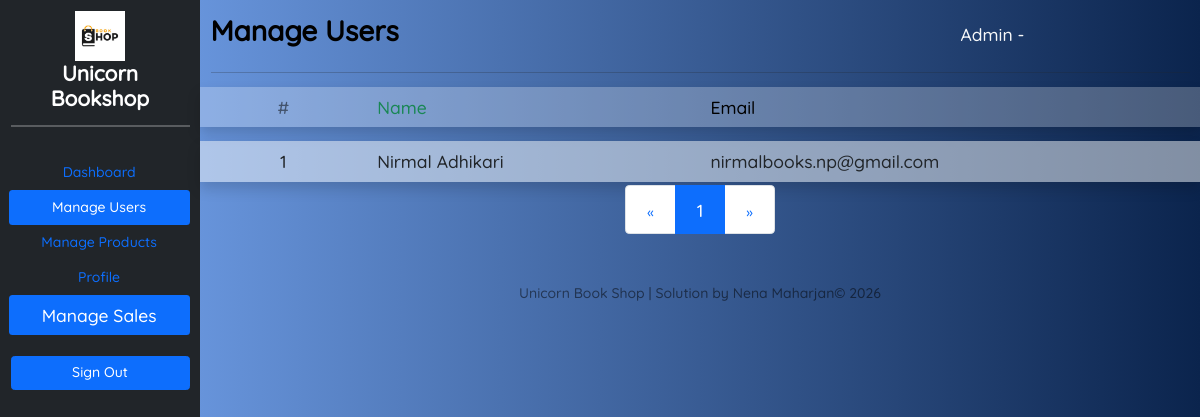
The page /bookshop/manageUsers.php on the database its author committed.
### tables this page shows
CREATE TABLE IF NOT EXISTS `user` (
  `fname` varchar(50) NOT NULL,
  `lname` varchar(45) NOT NULL,
  `email` varchar(100) NOT NULL,
  `password` varchar(20) NOT NULL,
  `mobile` varchar(10) NOT NULL,
  `joined_date` datetime NOT NULL,
  `verification_code` varchar(20) DEFAULT NULL,
  `gender_gender_id` int NOT NULL,
  `status_status_id` int NOT NULL,
  PRIMARY KEY (`email`),
  KEY `fk_user_gender_idx` (`gender_gender_id`),
  KEY `fk_user_status1_idx` (`status_status_id`),
  CONSTRAINT `fk_user_gender` FOREIGN KEY (`gender_gender_id`) REFERENCES `gender` (`gender_id`),
  CONSTRAINT `fk_user_status1` FOREIGN KEY (`status_status_id`) REFERENCES `status` (`status_id`)
);

### bookshop/Database.php (called while the page is built, shortened)
<?php
class Connection {
    private static $server = "localhost";
    private static $user = "root";
    private static $password = "";
    private static $db = "ebookstore";
    public static $connection;
    private static function createConnection(){
        if (!isset($connection)){
             Connection::$connection = new mysqli(Connection::$server, Connection::$user, Connection::$password, Connection::$db);
            }
    }
    public static function select($query){
        return Connection::$connection->query($query);
    }
}
?>

### bookshop/manageUsers.php (the view, shortened to what this page needs)
<?php
require "Database.php";
?>
<!DOCTYPE html>
<html>
<head>
    <link rel="stylesheet" href="bootstrap.css" />
    <link rel="stylesheet" href="https://cdn.jsdelivr.net/npm/bootstrap-icons@1.9.1/font/bootstrap-icons.css">
    <link rel="stylesheet" href="style.css" />
</head>
<body style="background-color: #74EBD5;background-image: linear-gradient(90deg,#79aaf7 0%,#0b244d 100%);">
    <div class="container-fluid">
        <div class="row">
            <div class="col-12 col-lg-2">
                <div class="row">
                    <div class="col-12 align-items-start bg-dark vh-100">
                        <div class="row g-1 text-center">
                            <div class="col-12 mt-3">
                                <div class="adminLogo"></div>
                                <h4 class="text-white fw-bold">Unicorn Bookshop</h4>
                                <hr class="border border-1 border-white" />
                            </div>
                            <div class="nav flex-column nav-pills me-3 mt-3" role="tablist" aria-orientation="vertical">
                                <nav class="nav flex-column">
                                    <a class="nav-link" aria-current="page" href="adminPanel.php">Dashboard</a>
                                    <a class="nav-link active" href="manageUsers.php">Manage Users</a>
                                    <a class="nav-link" href="manageProducts.php">Manage Products</a>
                                    <a class="nav-link" href="#" data-bs-toggle="modal" data-bs-target="#profileModal">Profile</a>
                                    <a class="nav-link active fs-5" href="manageSales.php">Manage Sales</a>
                                </nav>
                            </div>
                            <div class="col-12 mt-4">
                                <a class="btn btn-primary col-12" href="adminSignOutProcess.php">Sign Out</a>
                            </div>
                        </div>
                    </div>
                </div>
            </div>
            <div class="col-12 col-lg-10">
                <div class="row">
                    <div class="text-black fw-bold mb-1 mt-3 col-9">
                        <h2 class="fw-bold">Manage Users</h2>
                    </div>
                    <div class="col-3 mt-4 mb-1 align-self-center" id="dashName">
                        <h4 class="text-light fs-5">Admin - <?php echo $_SESSION["au"]["fname"] . " " . $_SESSION["au"]["lname"]; ?></h4>
                    </div>
                    <div class="col-12">
                        <hr />
                    </div>
                    <div class="col-12 pt-2 pb-2 bg-white bg-opacity-25 shadow">
                        <div class="row">
                            <div class="col-2 text-center">
                                <label class="fs-5 text-black-50 text-break">#</label>
                            </div>
                            <div class="col-4">
                                <label class="fs-5 text-success text-break">Name</label>
                            </div>
                            <div class="col-6">
                                <label class="fs-5 text-black text-break">Email</label>
                            </div>
                        </div>
                    </div>
                    <?php
                    $query = "SELECT * FROM `user`";
                    if (isset($_GET["page"])) {
                        $pageno = $_GET["page"];
                    } else {
                        $pageno = 1;
                    }
                    $user_rs = Connection::select($query);
                    $user_num = $user_rs->num_rows;
                    $results_per_page = 20;
                    $number_of_pages = ceil($user_num / $results_per_page);
                    $page_results = ($pageno - 1) * $results_per_page;
                    $selected_rs = Connection::select($query . " LIMIT " . $results_per_page . " OFFSET " . $page_results . "");
                    $selected_num = $selected_rs->num_rows;
                    for ($x = 0; $x < $selected_num; $x++) {
                        $selected_data = $selected_rs->fetch_assoc();
                    ?>
                        <div class="col-12 mt-3 mb-1 shadow" data-bs-toggle="collapse" data-bs-target="#collapseExample<?php echo ($x) ?>" aria-expanded="false" aria-controls="collapseExample<?php echo ($x) ?>">
                            <div class=" row">
                                <div class="col-2 col-lg-2 bg-light bg-opacity-50 py-2 text-center">
                                    <span class="fs-5 text-dark"><?php echo $x + 1; ?></span>
                                </div>
                                <div class="col-4 col-lg-4 bg-light bg-opacity-50 py-2">
                                    <span class="fs-5 text-dark text-break"><?php echo $selected_data["fname"] . " " . $selected_data["lname"]; ?></span>
                                </div>
                                <div class="col-6 col-lg-6 bg-light bg-opacity-50 py-2">
                                    <span class="fs-5 text-break"><?php echo $selected_data["email"]; ?></span>
                                </div>
                            </div>
                        </div>
                    <?php
                    }
                    ?>
                    <div class="offset-2 offset-lg-3 col-8 col-lg-6 text-center mb-3">
                        <nav aria-label="Page navigation example">
                            <ul class="pagination pagination-lg justify-content-center">
                                <li class="page-item">
                                    <a class="page-link" href="
                            <?php if ($pageno <= 1) {
                                echo ("#");
                            } else {
                                echo "?page=" . ($pageno - 1);
                            } ?>
                            " aria-label="Previous">
                                        <span aria-hidden="true">&laquo;</span>
                                    </a>
                                </li>
                                <?php
                                for ($x = 1; $x <= $number_of_pages; $x++) {
                                    if ($x == $pageno) {
                                ?>
                                        <li class="page-item active">
                                            <a class="page-link" href="<?php echo "?page=" . ($x); ?>"><?php echo $x; ?></a>
                                        </li>
                                    <?php
                                    } else {
                                    ?>
                                        <li class="page-item">
                                            <a class="page-link" href="<?php echo "?page=" . ($x); ?>"><?php echo $x; ?></a>
                                        </li>
                                <?php
                                    }
                                }
                                ?>
                                <li class="page-item">
                                    <a class="page-link" href="
                            <?php if ($pageno >= $number_of_pages) {
                                echo ("#");
                            } else {
                                echo "?page=" . ($pageno + 1);
                            } ?>
                            " aria-label="Next">
                                        <span aria-hidden="true">&raquo;</span>
                                    </a>
                                </li>
                            </ul>
                        </nav>
                    </div>
                </div>
                <div class="col-lg-12 text-center text-black-50 mt-4 mb-2">
                        <label>Unicorn Book Shop | Solution by Nena Maharjan&copy; <?php echo (date("Y")) ?></label>
                    </div>
            </div>
        </div>
    </div>
</body>
</html>

### bookshop/style.css (style rules this page uses)
* { font-family: "Quicksand"; font-size: 14px; }
.adminLogo { height: 50px; background-image: url("logo.jpg"); background-position: center; background-size: contain; background-repeat: no-repeat; }

### rows shown on the page
user: fname "Nirmal", lname "Adhikari", email "nirmalbooks.np@gmail.com"
